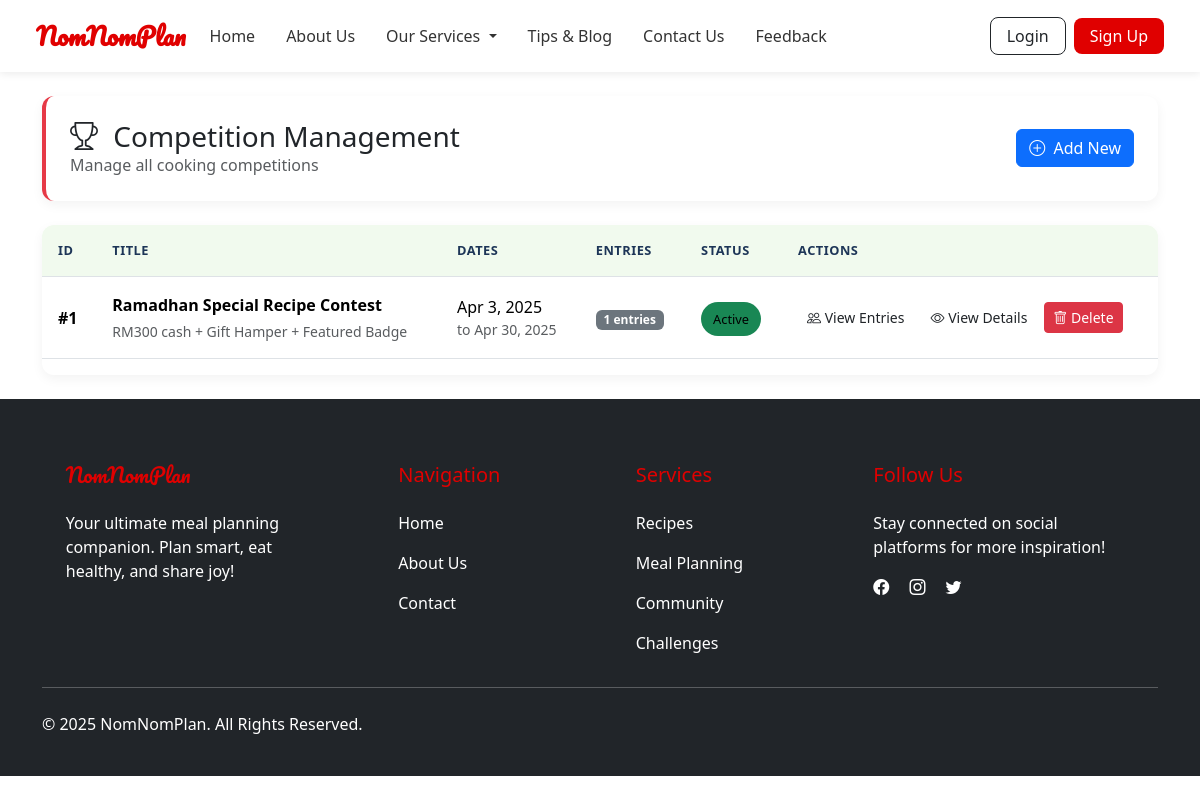
The page /competition-module/competition-list.php on the database its author committed.
### tables this page shows
CREATE TABLE `competitions` (
  `competition_id` int(11) NOT NULL,
  `title` varchar(100) NOT NULL,
  `description` text DEFAULT NULL,
  `start_date` date NOT NULL,
  `end_date` date NOT NULL,
  `prize` varchar(100) DEFAULT NULL,
  `image_url` varchar(255) DEFAULT NULL,
  `created_at` timestamp NOT NULL DEFAULT current_timestamp(),
  `updated_at` timestamp NOT NULL DEFAULT current_timestamp() ON UPDATE current_timestamp()
);

### competition-module/competition-list.php (the view, shortened to what this page needs)
<?php
require_once '../includes/db.php';
$sql = "SELECT c.*, COUNT(ce.entry_id) as entry_count
        FROM competitions c
        LEFT JOIN competition_entries ce ON c.competition_id = ce.competition_id
        GROUP BY c.competition_id
        ORDER BY c.start_date DESC";
$result = $conn->query($sql);
?>
<!DOCTYPE html>
<html lang="en">
<head>
    <link href="https://cdn.jsdelivr.net/npm/bootstrap@5.3.2/dist/css/bootstrap.min.css" rel="stylesheet">
    <link href="https://cdn.jsdelivr.net/npm/bootstrap-icons@1.10.5/font/bootstrap-icons.css" rel="stylesheet">
</head>
<body>
<?php include '../navbar.php'; ?>
<main class="container py-4">
    <div class="page-header">
        <div class="d-flex justify-content-between align-items-center">
            <div>
                <h1 class="h3 mb-0"><i class="bi bi-trophy me-2"></i> Competition Management</h1>
                <p class="text-muted mb-0">Manage all cooking competitions</p>
            </div>
            <a href="add-competition.php" class="btn btn-primary">
                <i class="bi bi-plus-circle me-1"></i> Add New
            </a>
        </div>
    </div>
    <?php if ($result && $result->num_rows > 0): ?>
        <div class="table-responsive">
            <table class="table table-hover">
                <thead>
                    <tr>
                        <th>ID</th>
                        <th>Title</th>
                        <th>Dates</th>
                        <th>Entries</th>
                        <th>Status</th>
                        <th>Actions</th>
                    </tr>
                </thead>
                <tbody>
                    <?php while ($row = $result->fetch_assoc()):
                        $today = date('Y-m-d');
                        $status = ($today < $row['start_date']) ? 'Upcoming' :
                                 (($today > $row['end_date']) ? 'Ended' : 'Active');
                    ?>
                        <tr>
                            <td class="fw-semibold">#<?= $row['competition_id'] ?></td>
                            <td>
                                <strong><?= htmlspecialchars($row['title']) ?></strong>
                                <div class="text-muted small mt-1"><?= htmlspecialchars($row['prize']) ?></div>
                            </td>
                            <td>
                                <div class="d-flex flex-column">
                                    <span><?= date('M j, Y', strtotime($row['start_date'])) ?></span>
                                    <span class="text-muted small">to <?= date('M j, Y', strtotime($row['end_date'])) ?></span>
                                </div>
                            </td>
                            <td>
                                <span class="badge bg-secondary"><?= $row['entry_count'] ?> entries</span>
                            </td>
                            <td>
                                <span class="badge-status bg-<?=
                                    $status === 'Active' ? 'success' :
                                    ($status === 'Ended' ? 'secondary' : 'warning')
                                ?>">
                                    <?= $status ?>
                                </span>
                            </td>
                            <td>
                                <div class="d-flex gap-2">
                                    <a href="view-entries.php?id=<?= $row['competition_id'] ?>"
                                       class="btn btn-sm btn-view-entries btn-action">
                                        <i class="bi bi-people"></i> View Entries
                                    </a>
                                    <a href="view-competition-details.php?id=<?= $row['competition_id'] ?>"
                                       class="btn btn-sm btn-view-details btn-action">
                                        <i class="bi bi-eye"></i> View Details
                                    </a>
                                    <a href="delete-competition.php?id=<?= $row['competition_id'] ?>"
                                       class="btn btn-sm btn-danger btn-action"
                                       onclick="return confirm('Are you sure you want to delete this competition? All entries will be permanently removed.');">
                                        <i class="bi bi-trash"></i> Delete
                                    </a>
                                </div>
                            </td>
                        </tr>
                    <?php endwhile; ?>
                </tbody>
            </table>
        </div>
    <?php endif; ?>
</main>
<?php include '../includes/footer.php'; ?>
</body>
</html>

### competition-module/competition-list.php (style rules this page uses)
:root { --primary-color: #E63946; --success-color: #2A9D8F; --warning-color: #F4A261; --secondary-color: #457B9D; --dark-color: #1D3557; --light-color: #F1FAEE; }
body { background-color: #f8fafc; font-family: 'Inter', sans-serif; }
.page-header { background-color: white; border-radius: 12px; padding: 1.5rem; margin-bottom: 1.5rem; box-shadow: 0 4px 12px rgba(0, 0, 0, 0.05); border-left: 4px solid var(--primary-color); }
.table-responsive { border-radius: 12px; overflow: hidden; box-shadow: 0 4px 12px rgba(0, 0, 0, 0.05); }
.table { margin-bottom: 0; }
.table thead th { background-color: var(--light-color); color: var(--dark-color); font-weight: 600; padding: 1rem; text-transform: uppercase; font-size: 0.8rem; letter-spacing: 0.5px; }
.table tbody td { padding: 1rem; vertical-align: middle; }
.badge-status { padding: 0.5rem 0.75rem; border-radius: 50px; font-weight: 500; font-size: 0.8rem; }
.btn-action { padding: 0.5rem 1rem; font-size: 0.85rem; border-radius: 8px; transition: all 0.2s; }
.btn-view-entries { background-color: var(--secondary-color); color: white; border: none; }
.btn-view-details { background-color: var(--success-color); color: white; border: none; }

### navbar.php (style rules this page uses)
:root { --primary: #e00000; --secondary: rgb(238, 140, 140); }

### rows shown on the page
competitions: competition_id "1", title "Ramadhan Special Recipe Contest", prize "RM300 cash + Gift Hamper + Featured Badge", start_date "Apr 3, 2025", end_date "Apr 30, 2025", entry_count "1"
